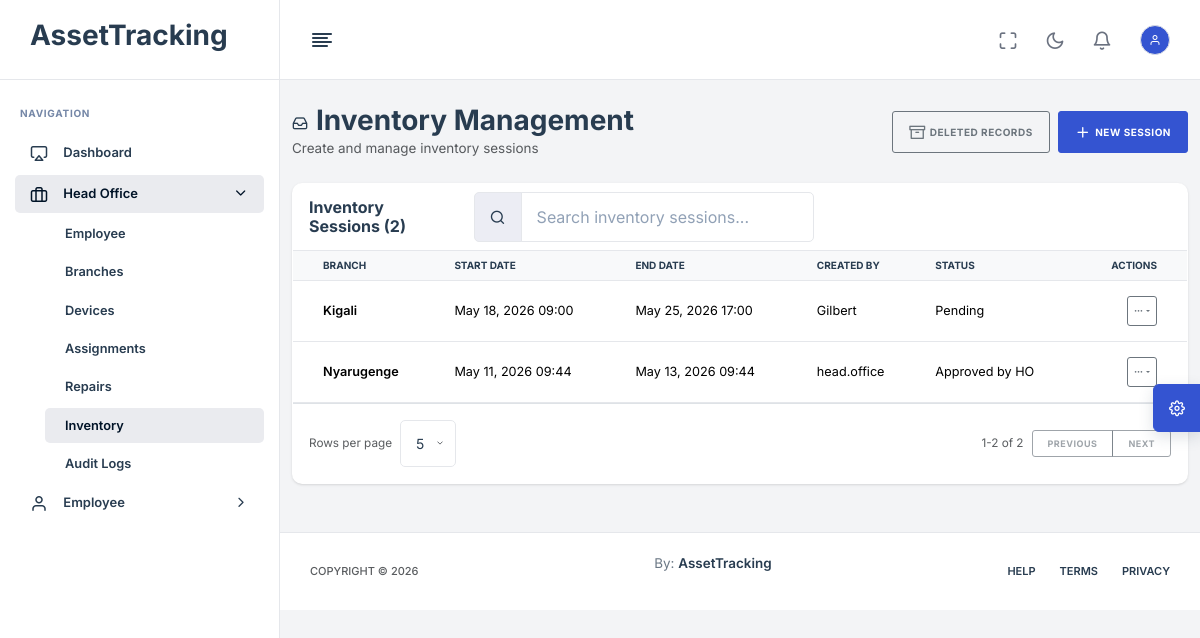
/head-office/inventory/ (signed in), run on an earlier commit of the app's database.
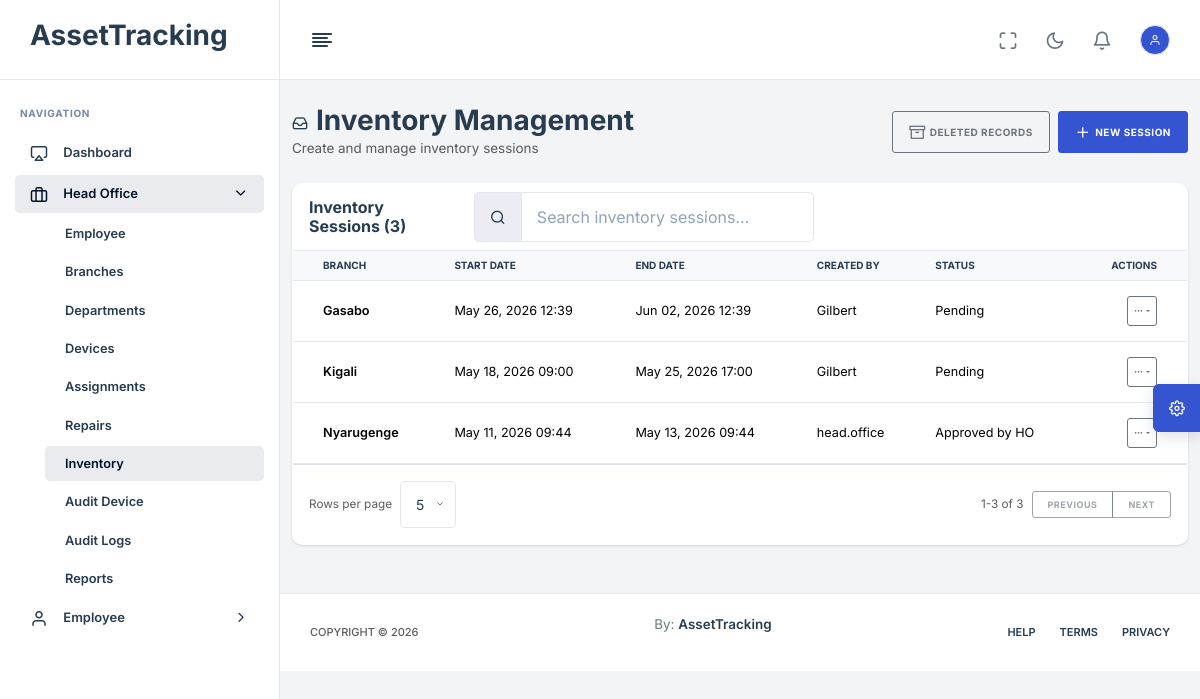
And on a later commit of the database.
### App/models.py (models this page shows, shortened)
class InventorySession(models.Model):
    is_deleted = models.BooleanField(default=False)
    deleted_at = models.DateTimeField(null=True, blank=True)
    deleted_by = models.ForeignKey(
        settings.AUTH_USER_MODEL,
        null=True,
        blank=True,
        on_delete=models.SET_NULL,
        related_name="inventorysession_deleted_records",
    )
    deletion_reason = models.TextField(blank=True)
    branch = models.ForeignKey(Branch, on_delete=models.CASCADE)
    start_date = models.DateTimeField()
    end_date = models.DateTimeField(null=True, blank=True)
    created_by = models.ForeignKey(User, null=True, on_delete=models.SET_NULL)
    approved_by_branch = models.BooleanField(default=False)
    approved_by_head_office = models.BooleanField(default=False)

class SoftDeleteModel(models.Model):
    is_deleted = models.BooleanField(default=False)
    deleted_at = models.DateTimeField(null=True, blank=True)
    deleted_by = models.ForeignKey(
        settings.AUTH_USER_MODEL,
        null=True,
        blank=True,
        on_delete=models.SET_NULL,
        related_name="%(class)s_deleted_records",
    )
    deletion_reason = models.TextField(blank=True)
    class Meta:
        abstract = True

class Branch(SoftDeleteModel):
    name = models.CharField(max_length=255)
    location = models.CharField(max_length=255)
    manager = models.ForeignKey(
        'Employee',
        on_delete=models.SET_NULL,
        null=True,
        blank=True,
        related_name='managed_branches'
    )

class User(AbstractBaseUser, PermissionsMixin):
    ROLE_CHOICES = [
        ('HEAD_OFFICE', 'Head Office'),
        ('BRANCH_MANAGER', 'Branch Manager'),
        ('TECHNICIAN', 'Technician'),
        ('EMPLOYEE', 'Employee'),
    ]
    username = models.CharField(max_length=150, unique=True)
    email = models.EmailField(unique=True)
    role = models.CharField(max_length=30, choices=ROLE_CHOICES, default='EMPLOYEE')
    dynamic_role = models.ForeignKey(
        Role,
        on_delete=models.SET_NULL,
        null=True,
        blank=True,
        related_name="users",
    )
    is_active = models.BooleanField(default=True)
    is_staff = models.BooleanField(default=False)
    must_change_password = models.BooleanField(default=False)
    date_joined = models.DateTimeField(auto_now_add=True)
    objects = UserManager()
    USERNAME_FIELD = 'username'
    REQUIRED_FIELDS = ['email']
    @property
    def effective_role_name(self):
        return self.dynamic_role.name if self.dynamic_role else self.get_role_display()

### App/views.py (the view)
# urls.py: path("head-office/inventory/", head_office_inventory, name="head_office_inventory"),
@login_required
@permission_required("view_inventory")
def head_office_inventory(request):
    show_deleted = request.GET.get("deleted") == "1"
    inventory_sessions = InventorySession.objects.select_related(
        'branch', 'created_by'
    ).prefetch_related('items', 'items__device', 'items__device__assigned_employee').filter(is_deleted=show_deleted).order_by('-start_date')
    branches = Branch.objects.filter(is_deleted=False)
    context = {
        'inventory_sessions': inventory_sessions,
        'branches': branches,
        'show_deleted': show_deleted,
    }
    return render(request, "HeadOffice/Inventory.html", context)

### App/access_control.py (called while the page is built)
def user_has_permission(user, codename):
    if not user or not user.is_authenticated:
        return False
    if user.is_superuser or user.role == "HEAD_OFFICE":
        return True
    if getattr(user, "dynamic_role_id", None):
        return user.dynamic_role.permissions.filter(codename=codename).exists()
    role_permissions = DEFAULT_ROLE_PERMISSIONS.get(user.role, [])
    return role_permissions == "__all__" or codename in role_permissions

def get_user_permission_codenames(user):
    if not user or not user.is_authenticated:
        return []
    if user.is_superuser or user.role == "HEAD_OFFICE":
        return all_permission_codenames()
    if getattr(user, "dynamic_role_id", None):
        return list(user.dynamic_role.permissions.values_list("codename", flat=True))
    role_permissions = DEFAULT_ROLE_PERMISSIONS.get(user.role, [])
    if role_permissions == "__all__":
        return all_permission_codenames()
    return list(role_permissions)

### templates/HeadOffice/Inventory.html (shortened to what the changed rows need)
{% extends 'base.html' %}
{% load static %}
{% block content %}
<div class="container-fluid py-4">
    <div class="row mb-4">
        <div class="col-12">
            <div class="d-flex justify-content-between align-items-center">
                <div>
                    <h1 class="h3 mb-0"><i class="feather-inbox me-2"></i>Inventory Management</h1>
                </div>
            </div>
        </div>
    </div>
    <div class="row">
        <div class="col-12">
            <div class="card">
                <div class="card-header">
                    <div class="d-flex flex-column flex-md-row gap-3 justify-content-between align-items-md-center">
                        <h5 class="card-title mb-0">Inventory Sessions ({{ inventory_sessions.count }})</h5>
                        <div class="input-group w-100 w-md-auto" style="max-width: 340px;">
                            <span class="input-group-text"><i class="feather-search"></i></span>
                            <input type="search" class="form-control" id="searchInventorySessions" data-table-search="#inventorySessionsTable" placeholder="Search inventory sessions...">
                        </div>
                    </div>
                </div>
                <div class="card-body p-0">
                    <div class="table-responsive">
                        <table class="table table-hover table-sm align-middle mb-0" id="inventorySessionsTable">
                            <thead class="table-light">
                                <tr>
                                    <th>Branch</th>
                                    <th>Start Date</th>
                                    <th>End Date</th>
                                    <th>Created By</th>
                                    <th>Status</th>
                                    <th class="text-end">Actions</th>
                                </tr>
                            </thead>
                            <tbody>
                                {% for session in inventory_sessions %}
                                <tr>
                                    <td>
                                        <strong>{{ session.branch.name }}</strong>
                                    </td>
                                    <td>{{ session.start_date|date:"M d, Y H:i" }}</td>
                                    <td>
                                        {% if session.end_date %}
                                        {{ session.end_date|date:"M d, Y H:i" }}
                                        {% else %}
                                        <span>In Progress</span>
                                        {% endif %}
                                    </td>
                                    <td>{{ session.created_by.username }}</td>
                                    <td>
                                        {% if session.approved_by_head_office %}
                                        <span>Approved by HO</span>
                                        {% elif session.approved_by_branch %}
                                        <span>Approved by Branch</span>
                                        {% else %}
                                        <span>Pending</span>
                                        {% endif %}
                                    </td>
                                    <td class="text-end">
                                        <div class="dropdown action-menu">
                                            <button class="btn btn-sm btn-outline-secondary action-menu-btn dropdown-toggle" type="button" data-bs-toggle="dropdown" aria-expanded="false" title="Actions">
                                                <i class="feather-more-horizontal"></i>
                                            </button>
                                        </div>
                                    </td>
                                </tr>
                                {% empty %}
                                <tr>
                                    <td colspan="6" class="text-center text-muted py-4">
                                        No inventory sessions
                                    </td>
                                </tr>
                                {% endfor %}
                            </tbody>
                        </table>
                    </div>
                </div>
            </div>
        </div>
    </div>
</div>
{% endblock %}

What changed in the data, as far as the page shows it:
added InventorySession: branch.name "Gasabo", start_date "May 26, 2026 12:39", end_date "Jun 02, 2026 12:39", created_by.username "Gilbert", approved_by_head_office "Pending"
Also different on the page:
{{ inventory_sessions.count }}: "2" → "3"
text written by a page script: "Rows per page 1-2 of 2 PREVIOUS NEXT" → "Rows per page 1-3 of 3 PREVIOUS NEXT"
new list line: "Departments Audit Device Reports"
